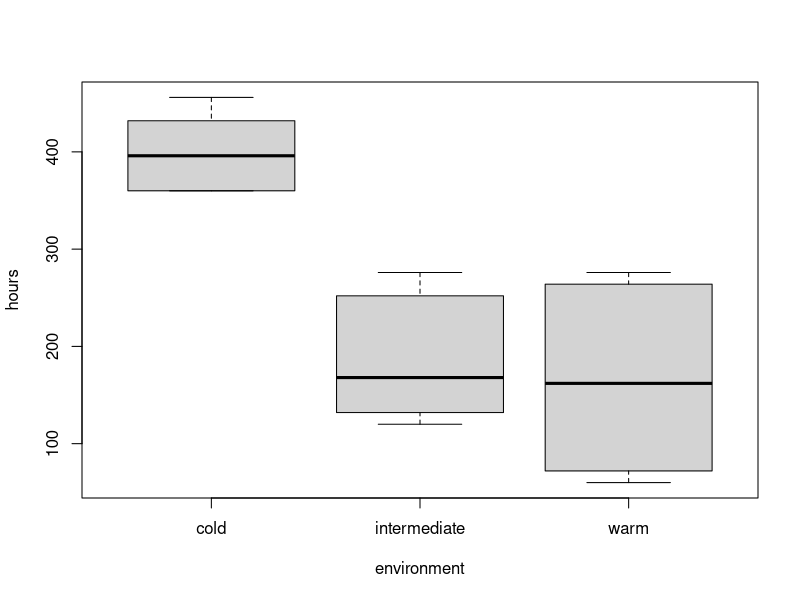
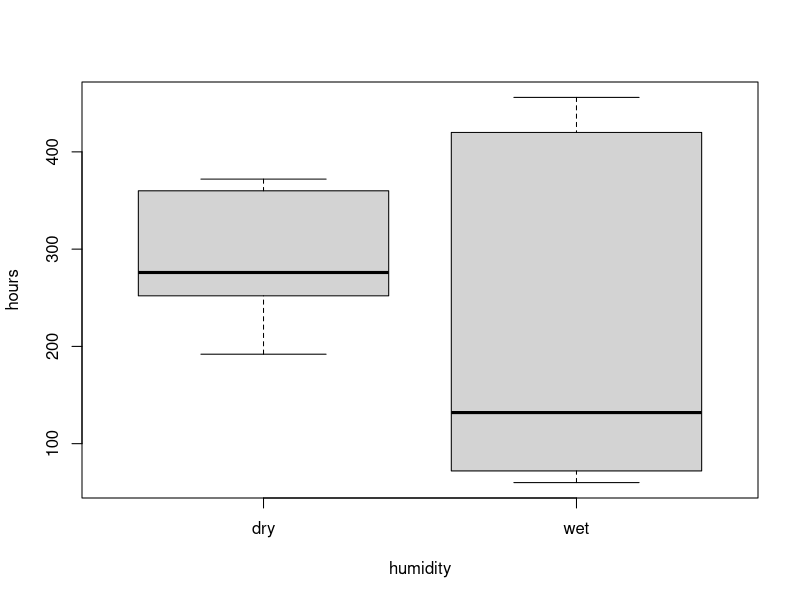
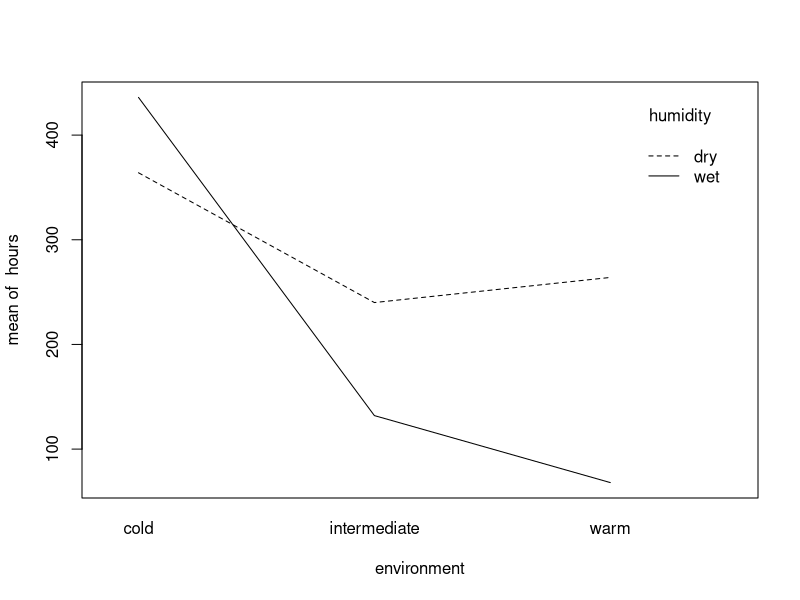
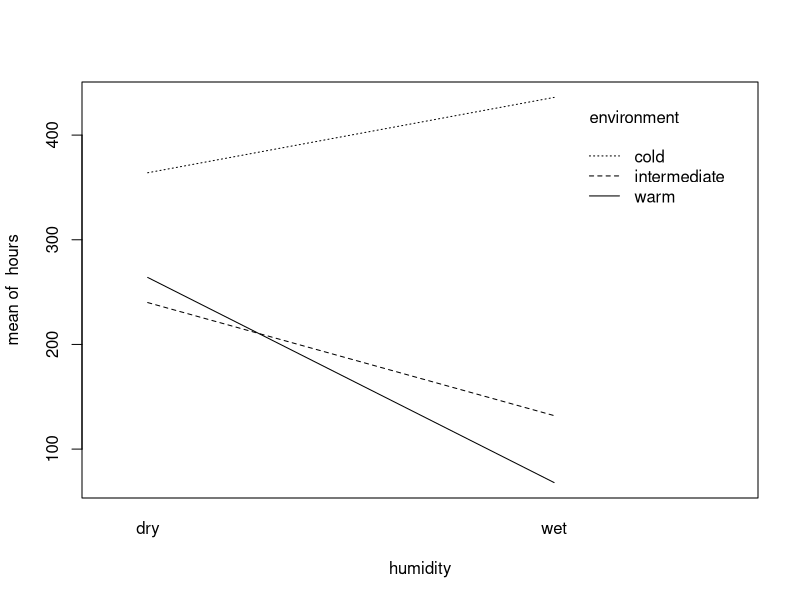
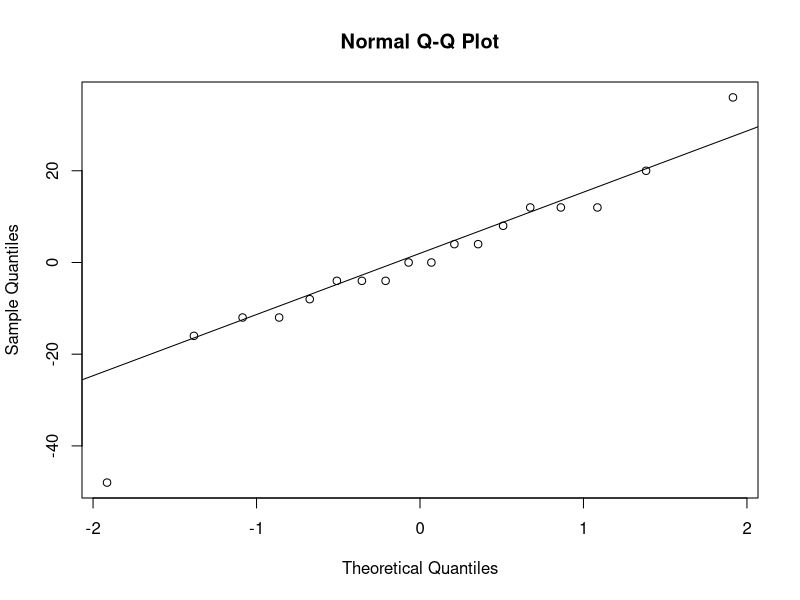
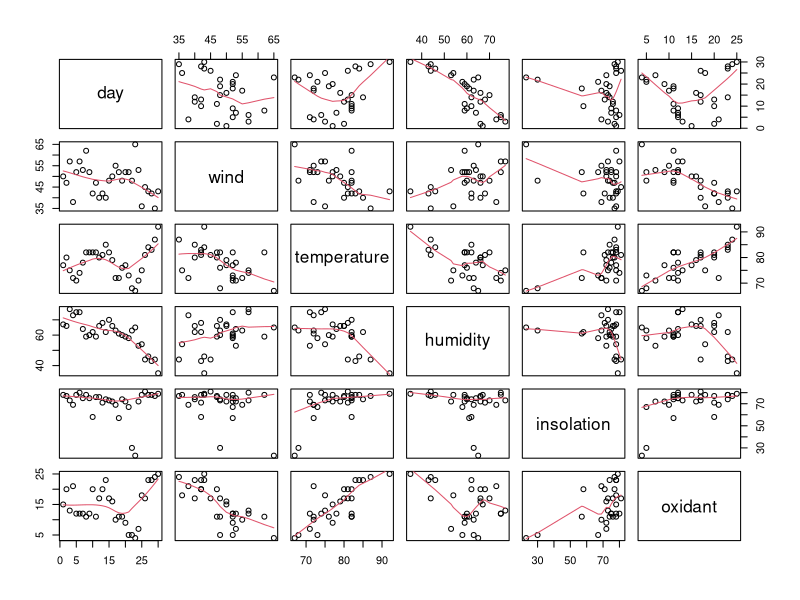

Reproduce these figures in R, in order.
## ---- chunk 1
library(knitr)
library(multcomp)
library(lme4)
## ---- chunk 2
data = read.table("bread.txt", header=TRUE)
data
## ---- chunk 3
N = 3; I = 3; J = 2
rbind(rep(1:I,each=N*J),rep(1:J,N*I),sample(1:(N*I*J)))
## ---- chunk 4
boxplot(hours~environment,data=data)
## ---- chunk 5
boxplot(hours~humidity,data=data)
## ---- chunk 6
attach(data)
interaction.plot(environment,humidity,hours)
interaction.plot(humidity,environment,hours)
## ---- chunk 7
data$environment = as.factor(data$environment)
data$humidity = as.factor(data$humidity)
dataaov = lm(hours~environment*humidity, data=data)
anova(dataaov)
## ---- chunk 8
qqnorm(residuals(dataaov))
qqline(residuals(dataaov))
## ---- chunk 9
data = read.table("airpollution.txt", header=TRUE)
## ---- chunk 10
pairs(data, panel=panel.smooth)
